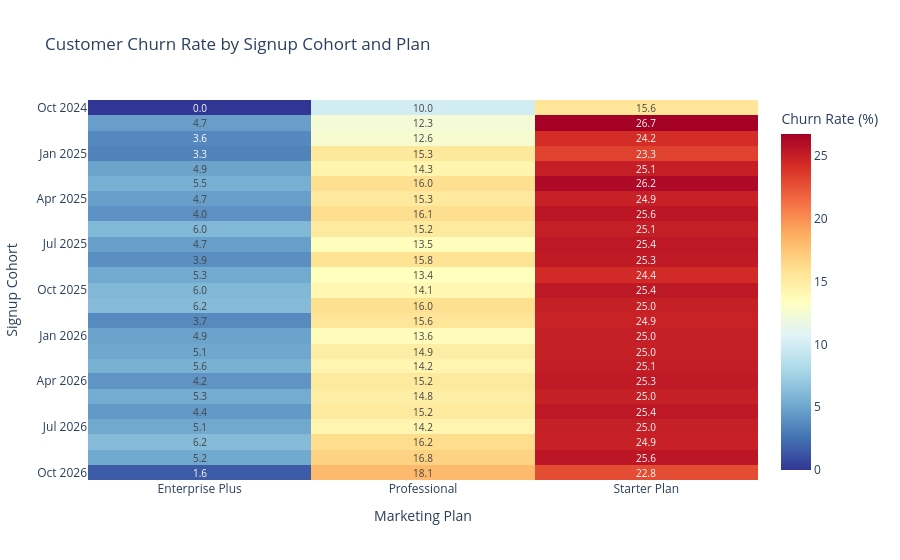

Here is the notebook cell this chart was saved with:
### Markdown cell above
## 4. Cohort by tier heatmap or grouped bar.

### Code cell
# Reshape data for the heatmap
heatmap_data = cohort_by_tier.pivot(
    index='signup_cohort',
    columns='marketing_name',
    values='churn_rate_pct'
)

# Convert Period index to strings
heatmap_data.index = heatmap_data.index.astype(str)

fig_heatmap = px.imshow(
    heatmap_data,
    text_auto='.1f',
    aspect='auto',
    color_continuous_scale='RdYlBu_r',
    labels={
        'x': 'Marketing Plan',
        'y': 'Signup Cohort',
        'color': 'Churn Rate (%)'
    },
    title='Customer Churn Rate by Signup Cohort and Plan'
)

fig_heatmap.show()

### Figure 1 — Plotly figure (JSON) as saved in the notebook; plotly's stock layout.template omitted (floating-point values rounded to 4 significant figures)
{"data": [{"coloraxis": "coloraxis", "hovertemplate": "Marketing Plan: %{x}<br>Signup Cohort: %{y}<br>Churn Rate (%): %{z}<extra></extra>", "name": "0", "texttemplate": "%{z:.1f}", "type": "heatmap", "x": ["Enterprise Plus", "Professional", "Starter Plan"], "xaxis": "x", "y": ["2024-10", "2024-11", "2024-12", "2025-01", "2025-02", "2025-03", "2025-04", "2025-05", "2025-06", "2025-07", "2025-08", "2025-09", "2025-10", "2025-11", "2025-12", "2026-01", "2026-02", "2026-03", "2026-04", "2026-05", "2026-06", "2026-07", "2026-08", "2026-09", "2026-10"], "yaxis": "y", "z": [[0.0, 10.0, 15.62], [4.65, 12.35, 26.74], [3.59, 12.57, 24.21], [3.33, 15.34, 23.27], [4.9, 14.27, 25.05], [5.52, 16.02, 26.24], [4.66, 15.25, 24.93], [4.03, 16.12, 25.57], [6.03, 15.21, 25.06], [4.69, 13.49, 25.41], [3.91, 15.75, 25.27], [5.27, 13.4, 24.35], [6.0, 14.1, 25.43], [6.18, 16.01, 24.97], [3.68, 15.57, 24.85], [4.89, 13.62, 25.03], [5.08, 14.87, 24.98], [5.6, 14.22, 25.11], [4.16, 15.2, 25.29], [5.33, 14.83, 24.97], [4.38, 15.22, 25.42], [5.1, 14.21, 24.98], [6.18, 16.19, 24.93], [5.19, 16.81, 25.57], [1.61, 18.08, 22.83]]}], "layout": {"coloraxis": {"autocolorscale": false, "colorbar": {"title": {"text": "Churn Rate (%)"}}, "colorscale": [[0, "rgb(49,54,149)"], [0.1, "rgb(69,117,180)"], [0.2, "rgb(116,173,209)"], [0.3, "rgb(171,217,233)"], [0.4, "rgb(224,243,248)"], [0.5, "rgb(255,255,191)"], [0.6, "rgb(254,224,144)"], [0.7, "rgb(253,174,97)"], [0.8, "rgb(244,109,67)"], [0.9, "rgb(215,48,39)"], [1, "rgb(165,0,38)"]]}, "title": {"text": "Customer Churn Rate by Signup Cohort and Plan"}, "xaxis": {"anchor": "y", "domain": [0, 1], "title": {"text": "Marketing Plan"}}, "yaxis": {"anchor": "x", "autorange": "reversed", "domain": [0, 1], "title": {"text": "Signup Cohort"}}}}
